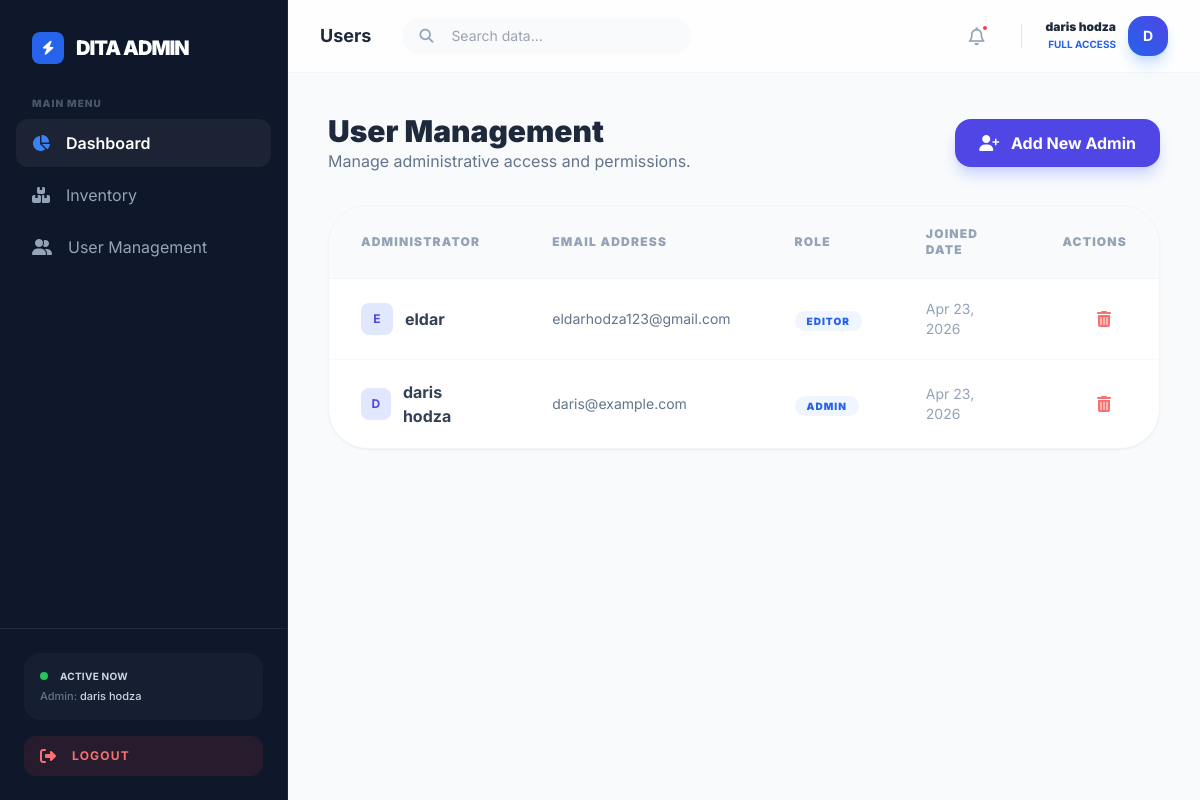
/users.php (signed in), run on the app's committed database.
### tables this page shows
CREATE TABLE `users` (
  `id` int NOT NULL,
  `username` varchar(50) NOT NULL,
  `email` varchar(100) NOT NULL,
  `password` varchar(255) NOT NULL,
  `role` varchar(20) DEFAULT 'admin',
  `created_at` timestamp NULL DEFAULT CURRENT_TIMESTAMP
);

### users.php (the view)
<?php
include('includes/connect.php');
include('includes/header.php');
$query = "SELECT id, username, email, role, created_at FROM users ORDER BY id DESC";
$stmt = $conn->prepare($query);
$stmt->execute();
$users = $stmt->fetchAll();
?>
<div class="max-w-7xl mx-auto">
    <div class="flex justify-between items-center mb-8">
        <div>
            <h1 class="text-3xl font-black text-slate-800">User Management</h1>
            <p class="text-slate-500">Manage administrative access and permissions.</p>
        </div>
        <a href="create_users.php" class="bg-indigo-600 text-white px-6 py-3 rounded-2xl font-bold hover:bg-indigo-700 transition-all shadow-lg shadow-indigo-200">
            <i class="fas fa-user-plus mr-2"></i> Add New Admin
        </a>
    </div>
    <div class="bg-white rounded-[2.5rem] border border-slate-100 shadow-sm overflow-hidden">
        <table class="w-full text-left">
            <thead>
                <tr class="bg-slate-50 border-b border-slate-100">
                    <th class="px-8 py-5 text-xs font-black text-slate-400 uppercase tracking-widest">Administrator</th>
                    <th class="px-8 py-5 text-xs font-black text-slate-400 uppercase tracking-widest">Email Address</th>
                    <th class="px-8 py-5 text-xs font-black text-slate-400 uppercase tracking-widest">Role</th>
                    <th class="px-8 py-5 text-xs font-black text-slate-400 uppercase tracking-widest">Joined Date</th>
                    <th class="px-8 py-5 text-xs font-black text-slate-400 uppercase tracking-widest text-right">Actions</th>
                </tr>
            </thead>
            <tbody class="divide-y divide-slate-50">
                <?php foreach($users as $user): ?>
                <tr class="hover:bg-slate-50/50 transition-colors">
                    <td class="px-8 py-5">
                        <div class="flex items-center gap-3">
                            <div class="w-8 h-8 rounded-lg bg-indigo-100 text-indigo-600 flex items-center justify-center font-bold text-xs">
                                <?php echo strtoupper(substr($user['username'], 0, 1)); ?>
                            </div>
                            <span class="font-bold text-slate-700"><?php echo htmlspecialchars($user['username']); ?></span>
                        </div>
                    </td>
                    <td class="px-8 py-5 text-sm text-slate-500"><?php echo htmlspecialchars($user['email']); ?></td>
                    <td class="px-8 py-5">
                        <span class="px-3 py-1 rounded-full text-[10px] font-black uppercase tracking-widest bg-blue-50 text-blue-600">
                            <?php echo htmlspecialchars($user['role']); ?>
                        </span>
                    </td>
                    <td class="px-8 py-5 text-sm text-slate-400">
                        <?php echo date('M d, Y', strtotime($user['created_at'])); ?>
                    </td>
                    <td class="px-8 py-5 text-right">
                        <a href="delete_users.php?id=<?php echo $user['id']; ?>"
                           onclick="return confirm('Are you sure you want to remove this admin?')"
                           class="text-red-400 hover:text-red-600 transition-colors px-4">
                            <i class="fas fa-trash-alt"></i>
                        </a>
                    </td>
                </tr>
                <?php endforeach; ?>
            </tbody>
        </table>
    </div>
</div>
<?php include('includes/footer.php'); ?>

### includes/header.php (style rules this page uses)
body { font-family: 'Inter', sans-serif; }

### data on the page
users: username "E", username "eldar", email "eldarhodza123@gmail.com", role "EDITOR", created_at "Apr 23, 2026"
users: username "D", username "daris hodza", email "daris@example.com", role "ADMIN", created_at "Apr 23, 2026"

### other printed values
$_SESSION['username'] "daris hodza"
str_replace('.php', '', basename($_SERVER['PHP_SELF'])) "Users"
substr($_SESSION['username'] ?? 'A', 0, 1) "D"
